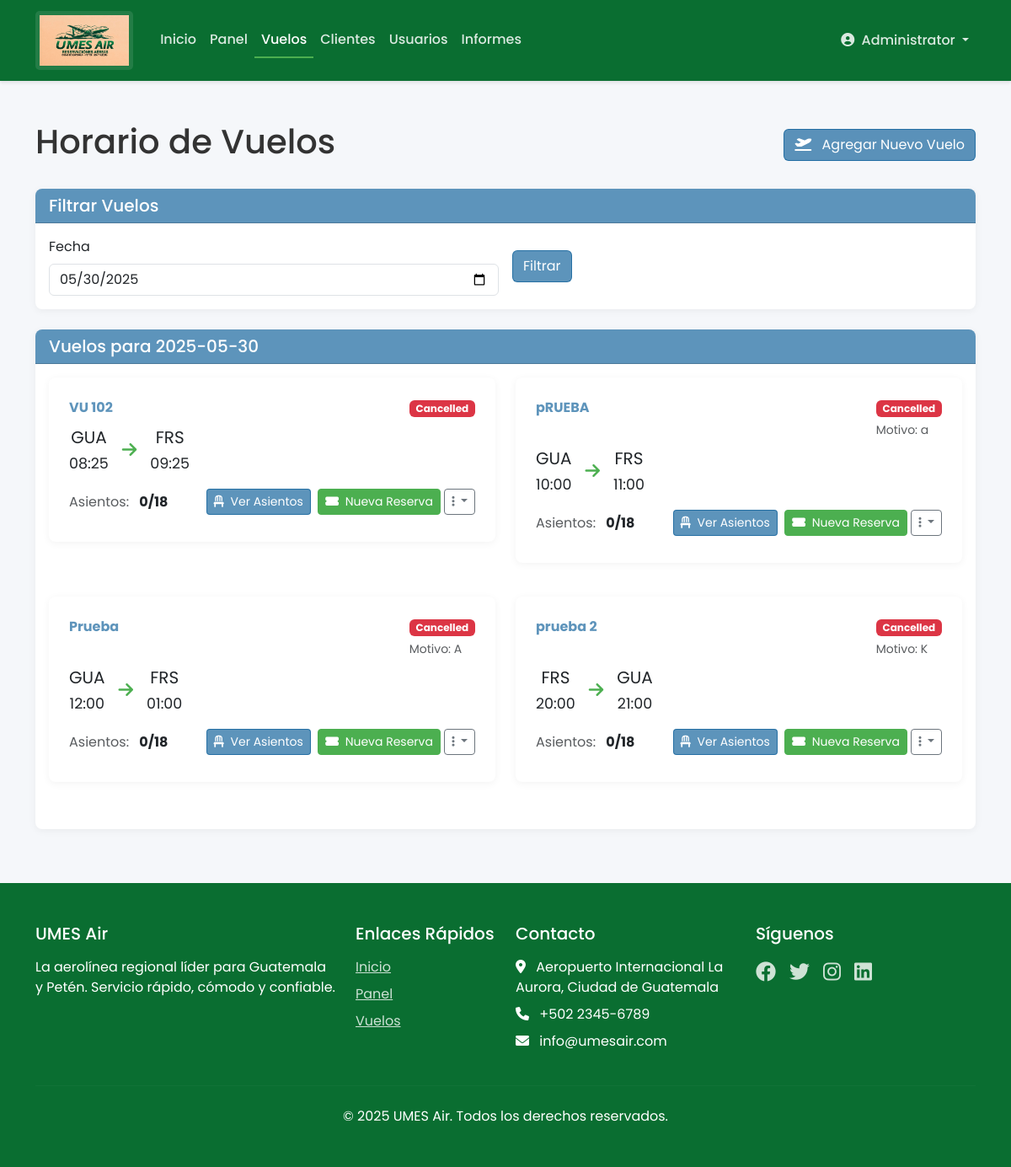
The page /flights (signed in) on the database its author committed.
### tables this page shows
CREATE TABLE flights (
    id INTEGER PRIMARY KEY AUTOINCREMENT,
    flight_code TEXT NOT NULL,
    date TEXT NOT NULL,
    origin TEXT NOT NULL,
    destination TEXT NOT NULL,
    departure_time TEXT NOT NULL,
    arrival_time TEXT NOT NULL,
    capacity INTEGER NOT NULL DEFAULT 18,
    base_fare DECIMAL(10,2) NOT NULL DEFAULT 0,
    total_fare DECIMAL(10,2) NOT NULL DEFAULT 0,
    status TEXT NOT NULL DEFAULT 'active' CHECK (status IN ('active', 'inactive', 'cancelled')),
    cancellation_reason TEXT,
    change_reason TEXT,
    UNIQUE (flight_code, date)
);

### app.py (the view)
@app.route('/flights')
@login_required
def list_flights():
    conn = get_db_connection()
    filter_date = request.args.get('date', datetime.now().strftime('%Y-%m-%d'))
    flights = conn.execute('''
        SELECT f.*,
               (SELECT COUNT(*) FROM reservations r WHERE r.flight_id = f.id AND r.status != 'cancelled') as booked_seats
        FROM flights f
        WHERE date(f.date) = date(?)
        ORDER BY f.departure_time
    ''', (filter_date,)).fetchall()
    conn.close()
    return render_template('flights/list.html', flights=flights, filter_date=filter_date)

### app.py (called while the page is built)
@app.context_processor
def inject_csrf_token():
    return dict(csrf_token=generate_csrf_token)

def get_db_connection():
    conn = sqlite3.connect(app.config['DATABASE'], timeout=30)  # Increased timeout to 30 seconds
    print("Connected to database")
    conn.row_factory = sqlite3.Row
    return conn

@app.before_request
def ensure_db_initialized():
    global _is_first_request
    if _is_first_request:
        _is_first_request = False

def login_required(f):
    @wraps(f)
    def decorated_function(*args, **kwargs):
        if 'user_id' not in session:
            flash('Por favor inicia sesión para acceder a esta página.', 'error')
            return redirect(url_for('login'))
        return f(*args, **kwargs)
    return decorated_function

@app.before_request
def setup_before_first_request():
    global _is_first_request
    if _is_first_request:
        init_db()
        _is_first_request = False

### templates/flights/list.html (shortened to what this page needs)
{% extends 'base.html' %}
{% block content %}
<div class="container my-5">
    <div class="d-flex justify-content-between align-items-center mb-4">
        <h1>Horario de Vuelos</h1>
        {% if session.user_role == 'admin' %}
        <a href="{{ url_for('new_flight') }}" class="btn btn-primary">
            <i class="fas fa-plane-departure me-2"></i> Agregar Nuevo Vuelo
        </a>
        {% endif %}
    </div>
    <div class="card mb-4">
        <div class="card-header">
            <h5 class="mb-0">Filtrar Vuelos</h5>
        </div>
        <div class="card-body">
            <form method="get" class="row g-3 align-items-end">
                <div class="col-md-6">
                    <label for="date" class="form-label">Fecha</label>
                    <input type="date" class="form-control" id="date" name="date" value="{{ filter_date }}">
                </div>
                <div class="col-md-6">
                    <button type="submit" class="btn btn-primary mb-3">Filtrar</button>
                </div>
            </form>
        </div>
    </div>
    <div class="card">
        <div class="card-header">
            <h5 class="mb-0">Vuelos para {{ filter_date }}</h5>
        </div>
        <div class="card-body">
            {% if flights %}
                <div class="row">
                    {% for flight in flights %}
                        <div class="col-md-6 mb-4">
                            <div class="flight-card">
                                <div class="w-100">
                                    <div class="d-flex justify-content-between mb-2">
                                        <div class="flight-code">{{ flight.flight_code }}</div>
                                        <div>
                                            <span class="badge {% if flight.status == 'active' %}bg-success{% elif flight.status == 'cancelled' %}bg-danger{% else %}bg-secondary{% endif %}" id="flight-status-{{ flight.id }}">{{ flight.status|capitalize }}</span>
                                            {% if flight.status == 'cancelled' and flight.cancellation_reason %}
                                                <p class="small text-muted mt-1 mb-0">Motivo: {{ flight.cancellation_reason }}</p>
                                            {% endif %}
                                        </div>
                                    </div>
                                    <div class="flight-route mb-3">
                                        <div class="text-center">
                                            <div class="fs-5">{{ flight.origin }}</div>
                                            <small>{{ flight.departure_time }}</small>
                                        </div>
                                        <div class="flight-arrow mx-3"><i class="fas fa-arrow-right"></i></div>
                                        <div class="text-center">
                                            <div class="fs-5">{{ flight.destination }}</div>
                                            <small>{{ flight.arrival_time }}</small>
                                        </div>
                                    </div>
                                    <div class="d-flex justify-content-between align-items-center mb-2">
                                        <div>
                                            <span class="text-muted me-2">Asientos:</span>
                                            <span class="fw-bold">{{ flight.booked_seats }}/{{ flight.capacity }}</span>
                                        </div>
                                        <div>
                                            <a href="{{ url_for('flight_seats', flight_id=flight.id) }}" class="btn btn-sm btn-primary me-1">
                                                <i class="fas fa-chair me-1"></i> Ver Asientos
                                            </a>
                                            {% if session.user_role in ['admin', 'agent'] %}
                                                <a href="{{ url_for('new_reservation', flight_id=flight.id) }}" class="btn btn-sm btn-success">
                                                    <i class="fas fa-ticket-alt me-1"></i> Nueva Reserva
                                                </a>
                                            {% endif %}
                                            {% if session.user_role == 'admin' %}
                                                <div class="dropdown d-inline">
                                                    <button class="btn btn-sm btn-outline-secondary dropdown-toggle" type="button" data-bs-toggle="dropdown">
                                                        <i class="fas fa-ellipsis-v"></i>
                                                    </button>
                                                </div>
                                            {% endif %}
                                        </div>
                                    </div>
                                </div>
                            </div>
                        </div>
                    {% endfor %}
                </div>
            {% else %}
                <div class="text-center py-5">
                    <i class="fas fa-plane-slash text-muted" style="font-size: 3rem;"></i>
                    <p class="mt-3 text-muted">No hay vuelos para esta fecha.</p>
                </div>
            {% endif %}
        </div>
    </div>
</div>
{% endblock %}

### static/css/style.css (style rules this page uses)
:root { --primary: #095c97a7; --primary-light: #084f82a7; --secondary: #3AAD57; --accent: #4CAF50; --accent-light: #81C784; --danger: #F44336; --warning: #FFC107; --text-light: #FFFFFF; --text-dark: #333333; --gray-light: #F5F5F5; --gray: #E0E0E0; --gray-dark: #9E9E9E; }
body { font-family: 'Poppins', 'Segoe UI', Tahoma, Geneva, Verdana, sans-serif; color: var(--text-dark); background-color: #F5F7FA; }
.btn-primary { background-color: var(--primary); border-color: var(--primary); }
.btn-success { background-color: var(--accent); border-color: var(--accent); }
.card { border-radius: 8px; box-shadow: 0 2px 10px rgba(0, 0, 0, 0.05); border: none; transition: transform 0.2s, box-shadow 0.2s; }
.card-header { background-color: var(--primary); color: white; font-weight: 600; border-radius: 8px 8px 0 0 !important; }
.flight-card { display: flex; align-items: center; padding: 1.5rem; border-radius: 8px; background-color: white; box-shadow: 0 2px 10px rgba(0, 0, 0, 0.05); margin-bottom: 1rem; transition: transform 0.2s, box-shadow 0.2s; }
.flight-code { font-weight: 700; color: var(--primary); }
.flight-route { display: flex; align-items: center; font-size: 1.25rem; margin: 0.5rem 0; }
.flight-route .flight-arrow { margin: 0 1rem; color: var(--accent); }

### rows shown on the page
flights: flight_code "VU 102", status "Cancelled", origin "GUA", departure_time "08:25", destination "FRS", arrival_time "09:25", booked_seats "0", capacity "18"
flights: flight_code "pRUEBA", status "Cancelled", cancellation_reason "a", origin "GUA", departure_time "10:00", destination "FRS", arrival_time "11:00", booked_seats "0", capacity "18"
flights: flight_code "Prueba", status "Cancelled", cancellation_reason "A", origin "GUA", departure_time "12:00", destination "FRS", arrival_time "01:00", booked_seats "0", capacity "18"
flights: flight_code "prueba 2", status "Cancelled", cancellation_reason "K", origin "FRS", departure_time "20:00", destination "GUA", arrival_time "21:00", booked_seats "0", capacity "18"

### other values the page prints
{{ session['user_name'] }} "Administrator"
{{ filter_date }} "2025-05-30"
